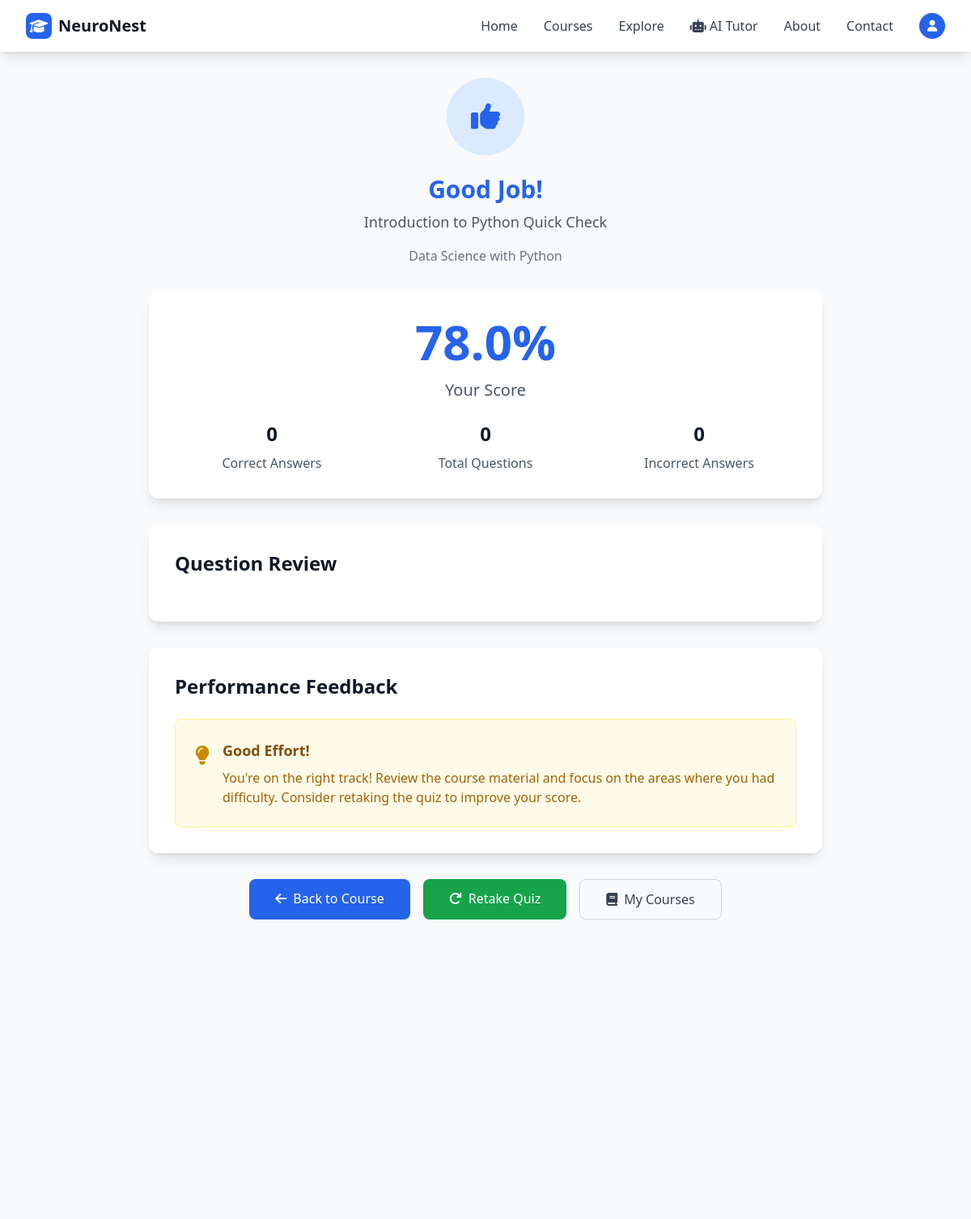
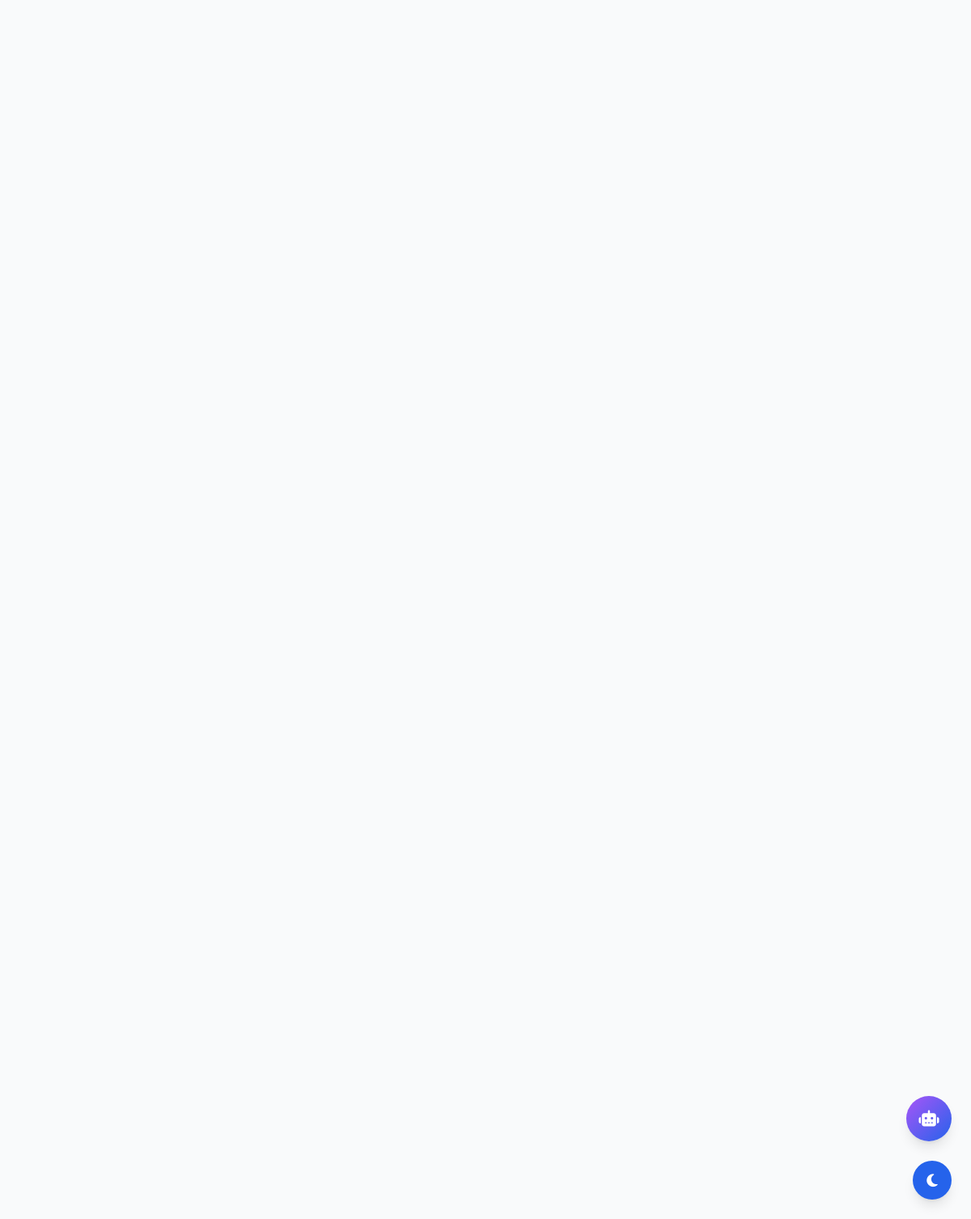
Page /courses/quiz/16/results/ (signed in) on the committed database (2 pictures, top to bottom).
### courses/models.py (models this page shows, shortened)
class Quiz(models.Model):
    QUIZ_TYPE_CHOICES = [
        ('chapter', 'Chapter Quiz'),
        ('topic', 'Topic Quiz'),
    ]
    chapter = models.ForeignKey(Chapter, on_delete=models.CASCADE, related_name='quizzes', null=True, blank=True)
    topic = models.ForeignKey(Topic, on_delete=models.CASCADE, related_name='quizzes', null=True, blank=True)
    title = models.CharField(max_length=255)
    quiz_type = models.CharField(max_length=10, choices=QUIZ_TYPE_CHOICES, default='chapter')
    time_limit = models.IntegerField(default=15)  # minutes
    created_at = models.DateTimeField(auto_now_add=True)
    @property
    def course(self):
        if self.chapter:
            return self.chapter.course
        elif self.topic:
            return self.topic.chapter.course
        return None

class Topic(models.Model):
    chapter = models.ForeignKey(Chapter, on_delete=models.CASCADE, related_name='topics')
    title = models.CharField(max_length=255)
    description = models.TextField(blank=True)
    order = models.PositiveIntegerField(default=0)
    youtube_video_url = models.URLField(blank=True, help_text="YouTube video URL")
    notes = models.TextField(blank=True, help_text="Topic notes and content")
    extra_info = models.TextField(blank=True, help_text="Additional information")
    created_at = models.DateTimeField(auto_now_add=True)
    class Meta:
        ordering = ['order', 'created_at']

class Chapter(models.Model):
    course = models.ForeignKey('Course', on_delete=models.CASCADE, related_name='chapters')
    title = models.CharField(max_length=255)
    description = models.TextField(blank=True)
    order = models.PositiveIntegerField(default=0)
    created_at = models.DateTimeField(auto_now_add=True)
    class Meta:
        ordering = ['order', 'created_at']

class Course(models.Model):
    CATEGORY_CHOICES = [
        ('programming', 'Programming'),
        ('design', 'Design'),
        ('business', 'Business'),
        ('data_science', 'Data Science'),
        ('marketing', 'Marketing'),
        ('photography', 'Photography'),
        ('music', 'Music'),
        ('language', 'Language'),
        ('health', 'Health & Fitness'),
        ('other', 'Other'),
    ]
    title = models.CharField(max_length=200)
    description = models.TextField(blank=True)
    instructor = models.ForeignKey(User, on_delete=models.CASCADE, limit_choices_to={'role': 'instructor'})
    category = models.CharField(max_length=50, choices=CATEGORY_CHOICES, default='other')
    created_at = models.DateTimeField(auto_now_add=True)

class Progress(models.Model):
    student = models.ForeignKey(User, on_delete=models.CASCADE, limit_choices_to={'role': 'student'})
    course = models.ForeignKey('Course', on_delete=models.CASCADE)
    completed_lessons = models.IntegerField(default=0)
    total_lessons = models.IntegerField(default=0)
    score = models.FloatField(default=0.0)

### courses/views.py (the view)
# urls.py: path('quiz/<int:quiz_id>/results/', views.quiz_results, name='quiz_results'),
@login_required
def quiz_results(request, quiz_id):
    quiz = get_object_or_404(Quiz, id=quiz_id)
    student_answers = StudentAnswer.objects.filter(
        student=request.user,
        question__quiz=quiz
    ).select_related('question', 'selected_option')
    progress = Progress.objects.filter(
        student=request.user,
        course=quiz.course
    ).first()
    context = {
        'quiz': quiz,
        'student_answers': student_answers,
        'progress': progress
    }
    return render(request, 'courses/quiz/quiz_results.html', context)

### courses/templates/courses/quiz/quiz_results.html (shortened to what this page needs)
{% extends 'base/base.html' %}
{% block content %}
<div class="max-w-4xl mx-auto px-4 sm:px-6 lg:px-8 py-8">
    <div class="text-center mb-8">
        {% if progress.score >= 80 %}
        <div
            class="w-24 h-24 bg-green-100 dark:bg-green-900 rounded-full flex items-center justify-center mx-auto mb-6">
            <i class="fas fa-trophy text-green-600 dark:text-green-400 text-4xl"></i>
        </div>
        <h1 class="text-3xl font-bold text-green-600 dark:text-green-400 mb-2">Excellent Work!</h1>
        {% elif progress.score >= 60 %}
        <div class="w-24 h-24 bg-blue-100 dark:bg-blue-900 rounded-full flex items-center justify-center mx-auto mb-6">
            <i class="fas fa-thumbs-up text-blue-600 dark:text-blue-400 text-4xl"></i>
        </div>
        <h1 class="text-3xl font-bold text-blue-600 dark:text-blue-400 mb-2">Good Job!</h1>
        {% else %}
        <div
            class="w-24 h-24 bg-yellow-100 dark:bg-yellow-900 rounded-full flex items-center justify-center mx-auto mb-6">
            <i class="fas fa-redo text-yellow-600 dark:text-yellow-400 text-4xl"></i>
        </div>
        <h1 class="text-3xl font-bold text-yellow-600 dark:text-yellow-400 mb-2">Keep Practicing!</h1>
        {% endif %}
        <p class="text-lg text-gray-600 dark:text-gray-300 mb-4">{{ quiz.title }}</p>
        <p class="text-gray-500 dark:text-gray-400">{{ quiz.course.title }}</p>
    </div>
    <div class="bg-white dark:bg-gray-800 rounded-xl shadow-lg p-8 mb-8">
        <div class="text-center">
            <div class="text-6xl font-bold mb-4
                {% if progress.score >= 80 %}text-green-600 dark:text-green-400
                {% elif progress.score >= 60 %}text-blue-600 dark:text-blue-400
                {% else %}text-yellow-600 dark:text-yellow-400{% endif %}">
                {{ progress.score|floatformat:1 }}%
            </div>
            <p class="text-xl text-gray-600 dark:text-gray-300 mb-6">Your Score</p>
            <div class="grid grid-cols-1 md:grid-cols-3 gap-6">
                <div class="text-center">
                    <div class="text-2xl font-bold text-gray-900 dark:text-white mb-2">
                        {% with correct=0 %}
                        {{ correct }}
                        {% endwith %}
                    </div>
                    <p class="text-gray-600 dark:text-gray-300">Correct Answers</p>
                </div>
                <div class="text-center">
                    <div class="text-2xl font-bold text-gray-900 dark:text-white mb-2">{{ student_answers.count }}</div>
                    <p class="text-gray-600 dark:text-gray-300">Total Questions</p>
                </div>
                <div class="text-center">
                    <div class="text-2xl font-bold text-gray-900 dark:text-white mb-2">
                        {% with incorrect=student_answers.count %}
                        {{ incorrect }}
                        {% endwith %}
                    </div>
                    <p class="text-gray-600 dark:text-gray-300">Incorrect Answers</p>
                </div>
            </div>
        </div>
    </div>
    <div class="bg-white dark:bg-gray-800 rounded-xl shadow-lg p-8 mb-8">
        <h2 class="text-2xl font-bold text-gray-900 dark:text-white mb-6">Question Review</h2>
    </div>
    <div class="bg-white dark:bg-gray-800 rounded-xl shadow-lg p-8 mb-8">
        <h2 class="text-2xl font-bold text-gray-900 dark:text-white mb-6">Performance Feedback</h2>
        {% if progress.score >= 90 %}
        <div class="bg-green-50 dark:bg-green-900/20 border border-green-200 dark:border-green-800 rounded-lg p-6">
            <div class="flex items-start">
                <i class="fas fa-star text-green-600 dark:text-green-400 text-2xl mr-4 mt-1"></i>
                <div>
                    <h3 class="text-lg font-semibold text-green-800 dark:text-green-200 mb-2">Outstanding Performance!
                    </h3>
                    <p class="text-green-700 dark:text-green-300">
                        Excellent work! You've demonstrated a strong understanding of the material.
                        You're ready to move on to more advanced topics.
                    </p>
                </div>
            </div>
        </div>
        {% elif progress.score >= 60 %}
        <div class="bg-yellow-50 dark:bg-yellow-900/20 border border-yellow-200 dark:border-yellow-800 rounded-lg p-6">
            <div class="flex items-start">
                <i class="fas fa-lightbulb text-yellow-600 dark:text-yellow-400 text-2xl mr-4 mt-1"></i>
                <div>
                    <h3 class="text-lg font-semibold text-yellow-800 dark:text-yellow-200 mb-2">Good Effort!</h3>
                    <p class="text-yellow-700 dark:text-yellow-300">
                        You're on the right track! Review the course material and focus on the areas
                        where you had difficulty. Consider retaking the quiz to improve your score.
                    </p>
                </div>
            </div>
        </div>
        {% endif %}
    </div>
    <div class="flex flex-col sm:flex-row gap-4 justify-center">
        <a href="{% url 'courses:course_detail' quiz.course.id %}"
            class="bg-blue-600 text-white px-8 py-3 rounded-lg hover:bg-blue-700 transition-colors text-center">
            <i class="fas fa-arrow-left mr-2"></i>Back to Course
        </a>
        {% if progress.score < 80 %} <a href="{% url 'courses:take_quiz' quiz.id %}"
            class="bg-green-600 text-white px-8 py-3 rounded-lg hover:bg-green-700 transition-colors text-center">
            <i class="fas fa-redo mr-2"></i>Retake Quiz
            </a>
            {% endif %}
            <a href="{% url 'courses:my_courses' %}"
                class="border border-gray-300 dark:border-gray-600 text-gray-700 dark:text-gray-300 px-8 py-3 rounded-lg hover:bg-gray-50 dark:hover:bg-gray-700 transition-colors text-center">
                <i class="fas fa-book mr-2"></i>My Courses
            </a>
    </div>
</div>
{% endblock %}

### rows in the picture
Quiz: title "Introduction to Python Quick Check", course "Data Science with Python"
Progress: score "78.0"

### other values in the picture
{{ correct }} "0"
{{ student_answers.count }} "0"
{{ incorrect }} "0"
